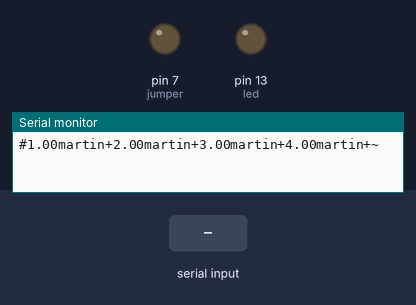
A sketch run on a simulated Arduino Uno, built with avr-gcc and run on an emulated ATmega328P. Shown: output pins drawn as LEDs (lit = HIGH), the last lines printed to the serial monitor. The test bench sets the inputs (shaded band).

Above: at 1.2 s.
1.3 s: "1" received over Serial
At 3.2 s:
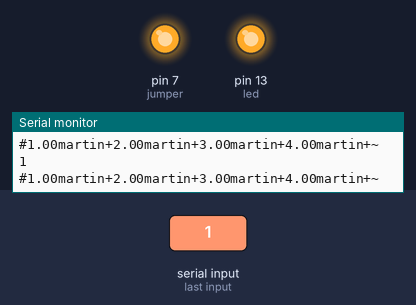
3.5 s: "2" received over Serial
At 5.3 s:
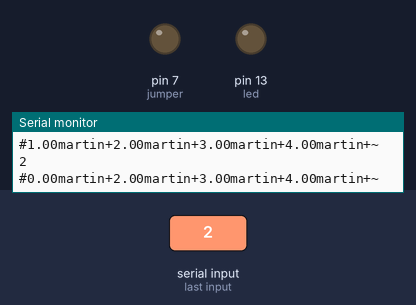
Timing chart, 0 to 6.8 s (numbered marks = the images above; inputs shaded):
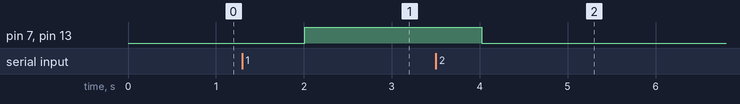

The sketch:

tornado.ino
```cpp
int led = 13; //led Rojo de prueba de conexión

float voltageValue[4] = {0,0,0,0};
char inbyte = 0; //Char para leer el led
int jumper = 7;

void setup() {
  // initialise serial communications at 9600 bps:
  Serial.begin(9600);
  pinMode(led, OUTPUT);
  pinMode(jumper,OUTPUT);
  digitalWrite(led, LOW);

}

void loop() {
  getVoltageValue();
  //when serial values have been received this will be true

  if (Serial.available() > 0)
  {
    inbyte = Serial.read();
    Serial.println(inbyte);
    if (inbyte == '2')
    {
      digitalWrite(led, LOW); //LED off
      digitalWrite(jumper,LOW);
      voltageValue[0] = 0;
    }
    if (inbyte == '1')
    {
      digitalWrite(led, HIGH); //LED on
      digitalWrite(jumper,HIGH);
      voltageValue[0] = 1;
    }
  }
  sendAndroidValues();
  delay(2000);
}

void getVoltageValue()
{
  voltageValue[0] = 1; //led
  voltageValue[1] = 2;
  voltageValue[2] = 3;
  voltageValue[3] = 4;

}

//enviar los valores por el dipositivo android por el modulo Bluetooth
void sendAndroidValues()
 {
  Serial.print('#'); //hay que poner # para el comienzo de los datos, así Android sabe que empieza el String de datos
  for(int k=0; k<4; k++)
  {
    Serial.print(voltageValue[k]);
    Serial.print("martin");
    Serial.print('+'); //separamos los datos con el +, así no es más fácil debuggear la información que enviamos
  }
 Serial.print('~'); //con esto damos a conocer la finalización del String de datos
 Serial.println();
 delay(10);        //agregamos este delay para eliminar tramisiones faltantes
}
```

Measured:
- after the input at 1.3 s, pin 7 (jumper), pin 13 (led): LOW → HIGH after 0.71 s
- after the input at 3.5 s, pin 7 (jumper), pin 13 (led): HIGH → LOW after 0.52 s
